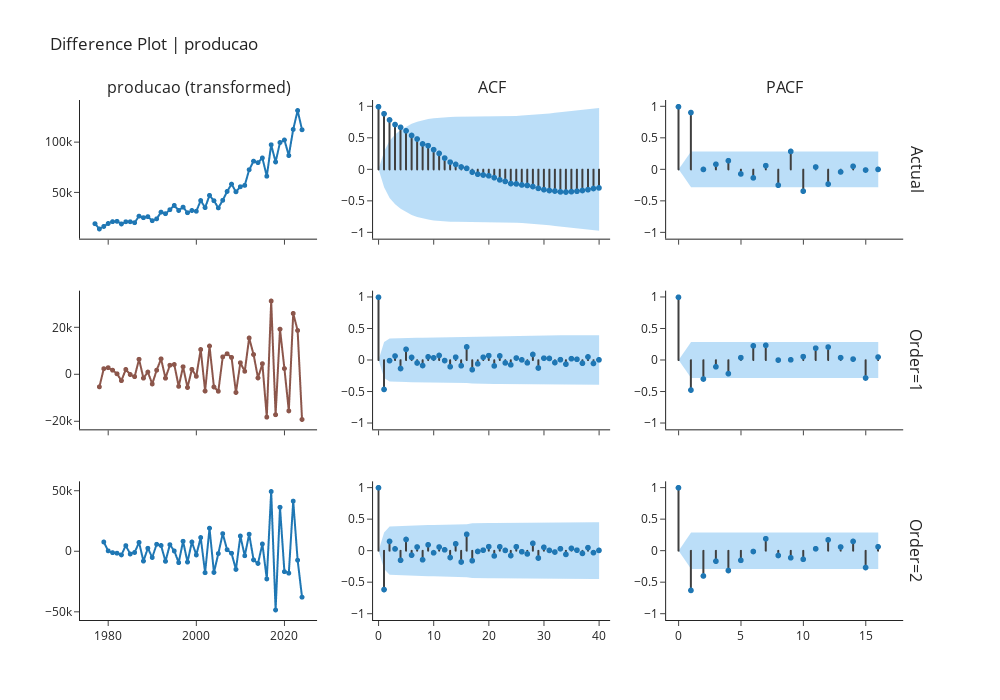

This figure's notebook cell:
### Markdown cell above
## Difference Plot Using Order

### Code cell
exp.plot_model(plot="diff", 
               data_kwargs={"order_list": [1, 2], "acf": True, "pacf": True},
               fig_kwargs = {"height":700,"width":1000,"template": "simple_white","hoverinfo":"skip","big_data_threshold":50})
